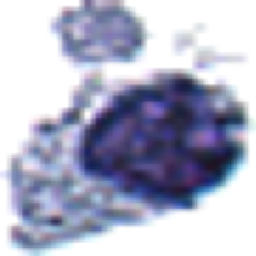
#> input picture 1_image_analysis/train/imgs/10.png, 256 x 256 px; the run also reads 1 picture not shown here
$ jupyter execute 1_image_analysis.ipynb
#> lines starting #> are read from the running program, lines starting #| are printed output that depends on the picture; after the words box and inside, x2 and y2 are one past the last pixel; in counts of white or black regions, pixels touching at a corner belong together
# Load libraries

[cell 1]
from skimage.io import imread
import matplotlib.pyplot as plt
import numpy as np, pandas as pd
from skimage.color import rgb2gray
from skimage.filters import sobel, scharr, apply_hysteresis_threshold, gaussian
from skimage.feature import canny
from skimage.measure import regionprops,regionprops_table
from skimage.morphology import binary_opening, disk, binary_closing, binary_dilation, binary_erosion
from skimage.draw import rectangle_perimeter
from scipy.ndimage import label as scilabel
import cv2
import matplotlib; matplotlib.rcParams['figure.dpi']=300

# Read image and plot

[cell 2]
img=imread("train/imgs/10.png")
#> img is the input picture: shape (256, 256, 3); mean R, G, B 174.5, 176.9, 198.1

[cell 3]
plt.imshow(img)
plt.axis("off")

# Convert to gray & colors, plot

[cell 4]
img_gray=rgb2gray(img)
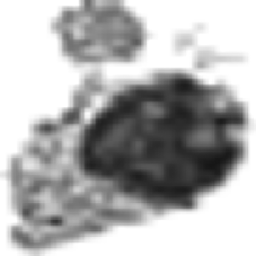
#> img_gray: shape (256, 256) float64; min 0.0871, max 1, mean 0.698

[cell 5]
plt.imshow(img_gray,cmap="Greys_r")
plt.colorbar()
plt.axis("off")

[cell 6]
plt.imshow(img[...,0],cmap="Reds")
plt.colorbar()
plt.axis("off")

[cell 7]
plt.imshow(img[...,1],cmap="Greens")
plt.colorbar()
plt.axis("off")

[cell 8]
plt.imshow(img[...,2],cmap="Blues")
plt.colorbar()
plt.axis("off")
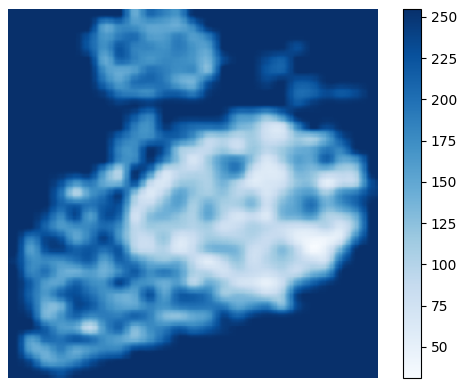
#> figure drawn by matplotlib, 2 panels

# Visual display of numerical values in image  (matrix)

[cell 9]
img_gray_small=cv2.resize(img_gray,None,fx=1/8,fy=1/8)

[cell 10]
for i in range(img_gray_small.shape[0]):
    for j in range(img_gray_small.shape[0]):
        text = plt.text(j/img_gray_small.shape[0], i/img_gray_small.shape[0], str(round(img_gray_small[i, j],2)),
                       ha="center", va="center", color="k", alpha=(1-img_gray_small[i, j]/1.5)**3, fontsize=4.5)#**2/2
plt.axis("off")
plt.gca().invert_yaxis()

# Thresholding to identify nucleus and cytoplasm

[cell 11]
nucleus=img_gray<0.4
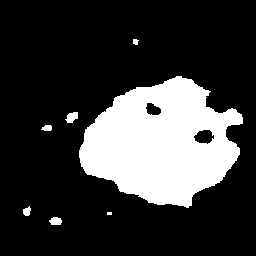
#> nucleus: shape (256, 256) bool; 22% white; 7 white regions (1 under 20 px), largest, box (x1, y1, x2, y2) and area: (79, 76, 243, 208) 14059, (65, 112, 78, 123) 98, (49, 217, 62, 225) 83, (23, 206, 31, 216) 56, (41, 125, 52, 131) 52, (133, 39, 139, 45) 28
plt.imshow(nucleus,cmap="Greys")
plt.axis("off")

### Morphological operations to improve nucleus prediction

[cell 12]
nucleus=img_gray<0.4
nucleus=binary_opening(nucleus,disk(5))
#> nucleus: shape (256, 256) bool; 21.3% white; 1 white region, box (x1, y1, x2, y2) and area: (79, 76, 243, 207) 13970
nucleus=binary_closing(nucleus,disk(8))
#> nucleus: shape (256, 256) bool; 21.9% white; 1 white region, box (x1, y1, x2, y2) and area: (79, 76, 243, 207) 14363
plt.imshow(nucleus,cmap="Greys")
plt.axis("off")

[cell 13]
cytoplasm=np.logical_and(img_gray>=0.4,img_gray<=0.8)
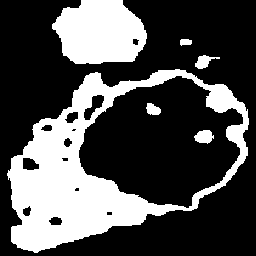
#> cytoplasm: shape (256, 256) bool; 30.8% white; 6 white regions, box (x1, y1, x2, y2) and area: (7, 69, 249, 253) 14897, (52, 0, 147, 64) 4715, (194, 130, 214, 144) 199, (195, 55, 220, 69) 173, (146, 103, 161, 115) 131, (180, 39, 192, 46) 68
plt.imshow(cytoplasm,cmap="Greys")
plt.axis("off")

## Calculate NC ratio

[cell 14]
nc_ratio_pred=nucleus.sum()/(nucleus.sum()+cytoplasm.sum())
#> nc_ratio_pred = 0.416

# Visualize true segmentation mask

[cell 15]
lbl=imread("train/labels/10.png")[...,0]
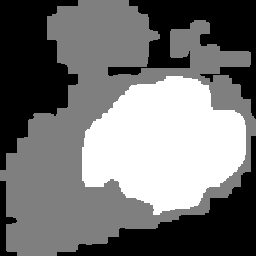
#> lbl: shape (256, 256); min 0, max 2, mean 0.906; drawn with min black and max white

[cell 16]
plt.imshow(lbl,cmap="Greys")# plt.imshow((lbl+1)%3,cmap="RdBu")
plt.axis("off")

[cell 17]
nucleus_true=(lbl==2)
#> nucleus_true: shape (256, 256) bool; 24.2% white; 1 white region, box (x1, y1, x2, y2) and area: (82, 76, 246, 215) 15863
plt.imshow(nucleus_true,cmap="Greys")
plt.axis("off")

[cell 18]
cytoplasm_true=(lbl==1)
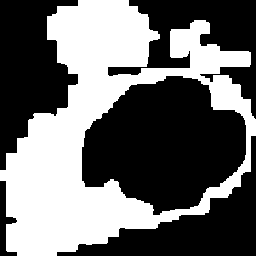
#> cytoplasm_true: shape (256, 256) bool; 42.2% white; 1 white region
plt.imshow(cytoplasm_true,cmap="Greys")
plt.axis("off")

## Calculate true NC ratio and compare

[cell 19]
nc_ratio_true=nucleus_true.sum()/(nucleus_true.sum()+cytoplasm_true.sum())
#> nc_ratio_true = 0.364

[cell 20]
nc_ratio_true,nc_ratio_pred
#> Out = (0.364, 0.416)

# Extract bounding box of nucleus

[cell 21]
rp=regionprops(nucleus_true.astype(int))
#> rp = 1 regions; box (x1, y1, x2, y2) and area: (82, 76, 246, 215) 15863
xmin,ymin,xmax,ymax=rp[0].bbox
#> xmin = 76; ymin = 82; xmax = 215; ymax = 246

[cell 22]
r,c=rectangle_perimeter((xmin,ymin),(xmax,ymax))
#> r = 618 values, max 216 at index 308, min 75 at index 0, mean 145.5; c = 618 values, max 247 at index 166, min 81 at index 0, mean 164
rec_lbl=np.zeros(lbl.shape)
rec_lbl[r,c]=1
rec_lbl=binary_dilation(rec_lbl,disk(5))
img_new=img.copy()
img_new[rec_lbl]=[255,0,0]
#> img_new: shape (256, 256, 3); 10.24% of pixels changed, all inside (x1, y1, x2, y2) = (76, 70, 253, 222)

plt.imshow(img_new)
plt.axis("off")

# Slice image and plot

[cell 23]
plt.imshow(img[xmin:xmax,ymin:ymax])
plt.axis("off")
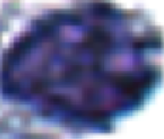
#> shown: shape (139, 164, 3); mean R, G, B 101.3, 103.6, 141.6

# Features & Filters
## Run sobel filter to detect edges

[cell 24]
edges=binary_opening(sobel(img_gray)>0.03,disk(2))
#> edges: shape (256, 256) bool; 19.1% white; 39 white regions (10 under 20 px), largest, box (x1, y1, x2, y2) and area: (27, 67, 253, 218) 5853, (5, 206, 146, 253) 1815, (49, 0, 151, 66) 1723
img_new=img.copy()
img_new[edges]=[255,0,0]
#> img_new: shape (256, 256, 3); 19.07% of pixels changed, all inside (x1, y1, x2, y2) = (3, 0, 253, 253)
plt.imshow(img_new)
plt.axis("off")

## Smooth sobel filter with additional morphological operations to improve edge detection

[cell 25]
edges=gaussian(sobel(img_gray),sigma=2)>0.03
#> edges: shape (256, 256) bool; 32.4% white; 14 white regions (3 under 20 px), largest, box (x1, y1, x2, y2) and area: (3, 0, 253, 255) 20244, (141, 99, 167, 120) 256, (88, 191, 105, 206) 193
edges=binary_erosion(binary_opening(edges,disk(2)),disk(3))
#> edges: shape (256, 256) bool; 16.8% white; 19 white regions (14 under 20 px), largest, box (x1, y1, x2, y2) and area: (6, 58, 250, 252) 9210, (51, 0, 148, 66) 1566, (69, 182, 84, 196) 96, (91, 194, 102, 203) 71, (110, 207, 125, 210) 25
img_new=img.copy()
img_new[edges]=[255,0,0]
#> img_new: shape (256, 256, 3); 16.85% of pixels changed, all inside (x1, y1, x2, y2) = (6, 0, 250, 252)
plt.imshow(img_new)
plt.axis("off")

## Canny edge detection

[cell 26]
edges=binary_dilation(canny(img_gray, sigma=2.),disk(2))
#> edges: shape (256, 256) bool; 19.3% white; 12 white regions, largest, box (x1, y1, x2, y2) and area: (9, 70, 247, 252) 5116, (8, 66, 131, 229) 3607, (49, 0, 146, 65) 1106
img_new=img.copy()
img_new[edges]=[255,0,0]
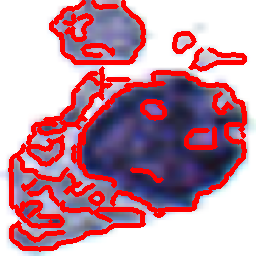
#> img_new: shape (256, 256, 3); 19.33% of pixels changed, all inside (x1, y1, x2, y2) = (8, 0, 247, 252)
plt.imshow(img_new)
plt.axis("off")

# Connected component analysis
### Identify cell

[cell 27]
cell=img_gray<=0.8
#> cell: shape (256, 256) bool; 52.8% white; 7 black regions (3 under 20 px), largest, box (x1, y1, x2, y2) and area: (0, 0, 256, 256) 30497, (84, 95, 104, 120) 230, (23, 158, 39, 170) 152, (64, 138, 72, 147) 50

plt.imshow(cell)
plt.axis("off")

### Divide into components

[cell 28]
lbls=scilabel(cell)[0]
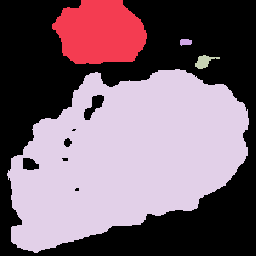
#> lbls: shape (256, 256) int32; 5 distinct labels, from 0 to 4; one colour per label, 0 black
plt.imshow(lbls)
plt.axis("off")

## Sort components by area and take largest area component

[cell 29]
rp=regionprops_table(lbls,properties=["label","area"])
#> rp = {'label': [1, 2, 3, 4], 'area': [4743, 68, 173, 29590]}
rp=pd.DataFrame(rp).sort_values("area",ascending=False)
#> rp = table of 4 rows and 2 columns
rp
#> Out = table of 4 rows and 2 columns

[cell 30]
cell_filtered=(lbls==rp.iloc[0]['label'])
#> cell_filtered: shape (256, 256) bool; 45.2% white; 1 white region, box (x1, y1, x2, y2) and area: (7, 69, 249, 253) 29590
plt.imshow(cell_filtered)
plt.axis("off")

# Extract features for further analysis
## Example of a few morphological features

[cell 31]
cell_filtered=canny(lbls==rp.iloc[0]['label'].astype(float))
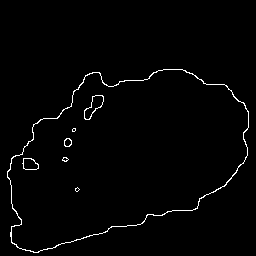
#> cell_filtered: shape (256, 256) bool; 1.6% white in thin lines or dots, all inside (x1, y1, x2, y2) = (7, 69, 249, 253)
plt.imshow(cell_filtered)
plt.axis("off")

[cell 32]
PROPERTIES=['area', 'convex_area', 'eccentricity', 'equivalent_diameter', 'extent',
       'feret_diameter_max', 'filled_area', 'major_axis_length',
       'minor_axis_length', 'perimeter', 'solidity']

pd.DataFrame(regionprops_table(cell_filtered.astype(int),properties=PROPERTIES)).T
#> Out = table of 11 rows and 1 columns
